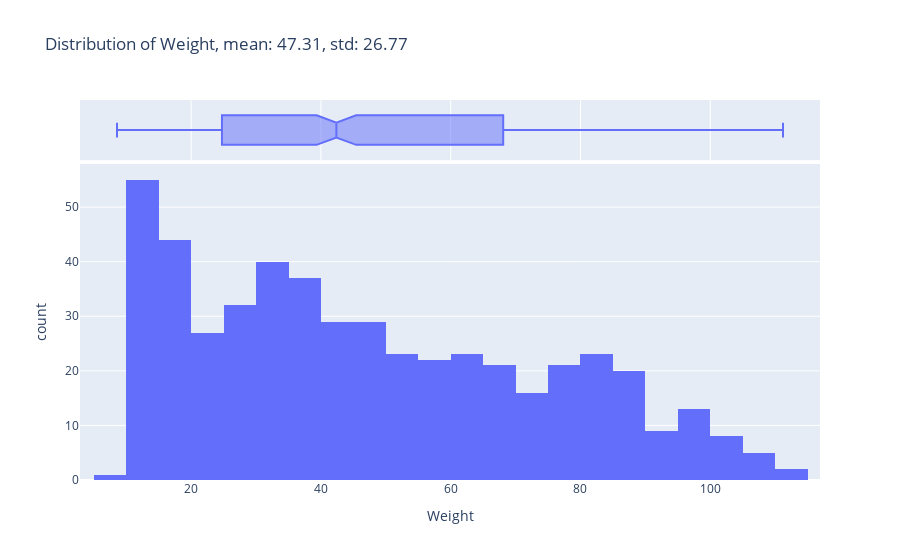

Write notebook code for a chart like this one.
### Markdown cell above
## Data Visualization

Feature distribution without comparison with target column:
* Weight: as expected, it is a negatively skewed distribution with high max value (111.21)
* Average diameter: it is clear we have smaller fruits, so distribution is negatively skewed, with higher values come from Banana target
* Average length: its distribution has two peaks, sign of fruits with well separated lengths
* Peel hardness: has a almost normal distribution with a couple of possible outliers, median and mean are quite the same
* Sweetness: has a almost normal distribution, median and mean are quite the same

Feature distribution and scatter plot and comparison with target column:
* Weight, Average diameter, Average length: each fruit follows distributions that were expected, interesting how Apple, Orange and Kiwi have almost the same distribution for Average diameter
* Peel hardness: each fruit seems to follow a normal distribution
* Sweetness: Orange, Grape and Kiwi reach higher values, as expected

Scatter plot to see how features are distributed according to target column:
* Weight vs Average diameter: it is possible to clearly see two clusters for Banana and Grape. Maybe, Apple, Orange and Kiwi will be more difficult to classify
* Average length vs Average diameter: this plot emphasizes what said before 
* Peel hardness vs Weight: lighter fruits have higher Peel hardness values
* Sweetness vs Average diameter: smaller fruits have higher Sweetness values
* Peel hardness vs Sweetness: Banana has lowest Sweetness values and well distributed Peel hardness values. Orange, instead, had higher Sweetness values and lowest Peel hardness values

### Code cell
# Feature distribution among ['Weight', 'Average diameter', 'Average length', 'Peel hardness', 'Sweetness']

feature_to_viz = 'Weight'

fig = histogram_for_single_feature(df_cleaned, feature_to_viz, comparison=False)
fig.show()

### Figure 1 — Plotly figure (JSON) as saved in the notebook; plotly's stock layout.template omitted (floating-point values rounded to 4 significant figures; data arrays with more than 128 entries replaced by an {"elided": "..."} marker saying what was removed)
{"data": [{"alignmentgroup": "True", "bingroup": "x", "hovertemplate": "Weight=%{x}<br>count=%{y}<extra></extra>", "legendgroup": "", "marker": {"color": "#636efa", "pattern": {"shape": ""}}, "name": "", "offsetgroup": "", "orientation": "v", "showlegend": false, "type": "histogram", "x": {"elided": "500 float values"}, "xaxis": "x", "yaxis": "y"}, {"alignmentgroup": "True", "hovertemplate": "Weight=%{x}<extra></extra>", "legendgroup": "", "marker": {"color": "#636efa"}, "name": "", "notched": true, "offsetgroup": "", "showlegend": false, "type": "box", "x": {"elided": "500 float values"}, "xaxis": "x2", "yaxis": "y2"}], "layout": {"barmode": "relative", "legend": {"tracegroupgap": 0}, "title": {"text": "Distribution of Weight, mean: 47.31, std: 26.77"}, "xaxis": {"anchor": "y", "domain": [0, 1], "title": {"text": "Weight"}}, "xaxis2": {"anchor": "y2", "domain": [0, 1], "matches": "x", "showgrid": true, "showticklabels": false}, "yaxis": {"anchor": "x", "domain": [0, 0.8316], "title": {"text": "count"}}, "yaxis2": {"anchor": "x2", "domain": [0.8416, 1], "matches": "y2", "showgrid": false, "showline": false, "showticklabels": false, "ticks": ""}}}
